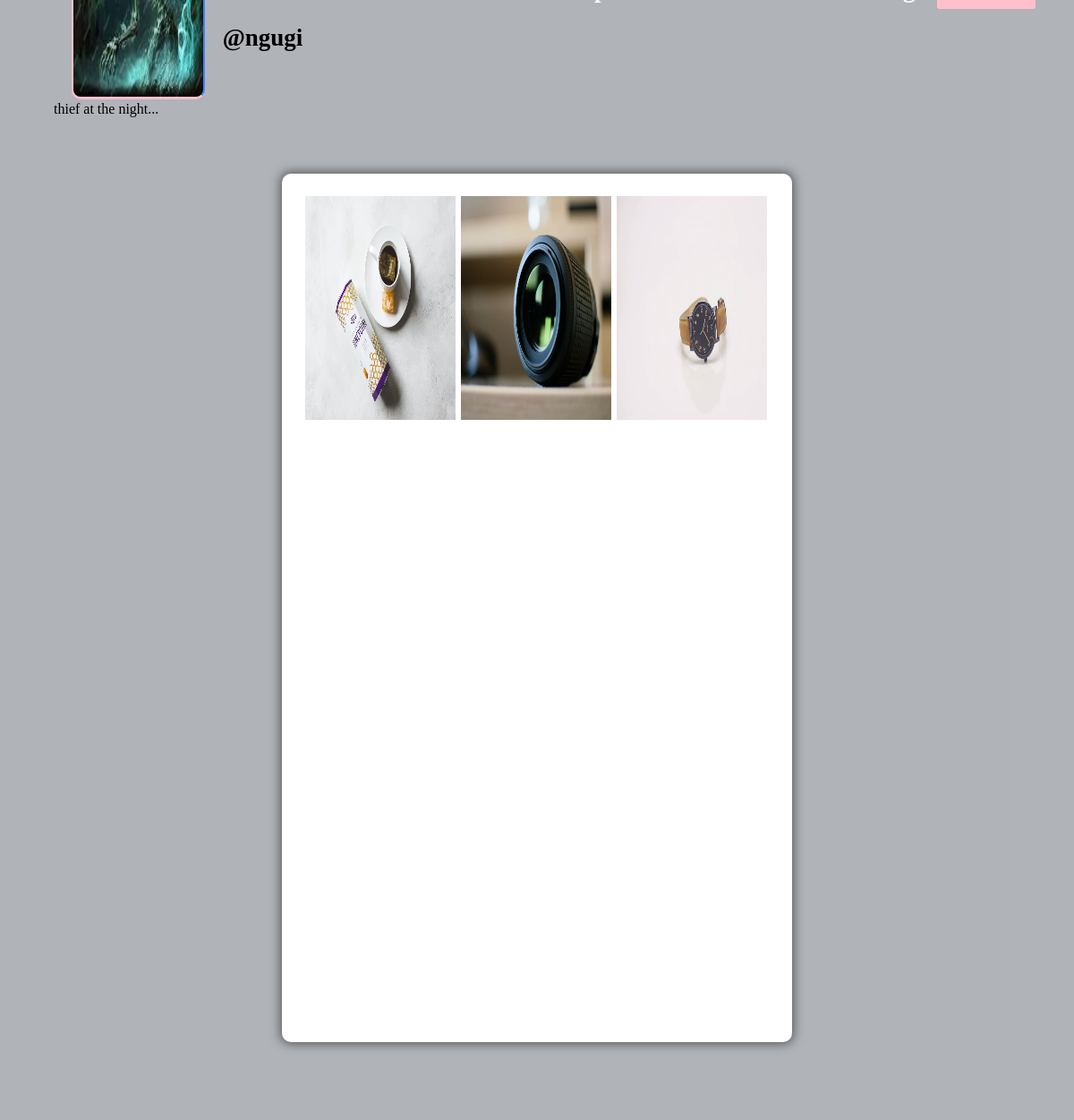
/profile/profile-poster?user=ngugi (signed in), run on the app's committed database.
### core/models.py (models this page shows, shortened)
class Profile (models.Model):
    user = models.ForeignKey(user,on_delete=models.CASCADE)
    id_user = models.IntegerField()
    pro_image = models.ImageField(upload_to='pro_images',default='book-icon.png')
    bio = models.TextField(max_length='1000',blank=True)

class Post(models.Model):
    id = models.UUIDField(primary_key=True,default=uuid.uuid4)
    user = models.CharField(max_length=100)
    user_pro = models.ForeignKey(Profile,on_delete=models.CASCADE)
    image = models.ImageField(upload_to='posts')
    caption = models.TextField(max_length=500)
    created_at = models.DateTimeField(default=datetime.now)
    no_of_like = models.IntegerField(default=0)

### core/views.py (the view)
@login_required(login_url='signin')
def profile_poster(request):
    if_profile_is_for_accountowner = request.user.username
    user_name = request.GET.get('user')
    user = User.objects.get(username=user_name)
    profile = Profile.objects.get(user=user)
    post = Post.objects.filter(user=user_name)
    len_of_posts = len(post)
    follow_unfollow = Follow.objects.filter(follower=if_profile_is_for_accountowner,being_followed=user_name).first()
    followers = Follow.objects.filter(being_followed=user_name)
    account_following = Follow.objects.filter(follower=user_name)
    dic = {
        'len_of_posts':len_of_posts,
        'profile':profile,
        'posts':post,
        'follow':followers,
        'account_following':account_following,
        'name':if_profile_is_for_accountowner,
        'follow_unfollow':follow_unfollow
    }
    return render(request,'poster_profile.html',dic)

### templates/poster_profile.html (shortened to what this page needs)
{% load static %}
<!DOCTYPE html>
<html lang="en">
<head>
    <link rel="stylesheet" href="{% static 'css/main.min.css' %}">
    <link rel="stylesheet" href="{% static 'css/style.css' %}">
    <link rel="stylesheet" href="{% static 'css/color.css' %}">
    <link rel="stylesheet" href="{% static 'css/responsive.css' %}">
</head>
<body>
	<section>
			<div class="feature-photo">
				<figure><img src="{% static 'images/resources/timeline-1.jpg' %}" alt=""></figure>
				<form action="follow" method="Post">
					<div class="add-btn">
					{%if profile.user.username != name%}
					{%if follow_unfollow == None%}
					<a  title="" data-ripple=""><button type="submit" style="background-color: #ffc0cb; border: #ffc0cb;">Follow</button></a>
					{%else%}
					<a  title="" data-ripple=""><button type="submit" style="background-color: #ffc0cb; border: #ffc0cb;">unfollow</button></a>
					{%endif%}
					{%endif%}
				</div>
				</form>
				<div class="container-fluid">
					<div class="row merged">
						<div class="col-lg-2 col-sm-3">
							<div class="user-avatar">
								<figure>
									<img src="{{profile.pro_image.url}}" style="height: 250px; width: 100%;" alt="">
								</figure>
							</div>
						</div>
						<div class="col-lg-10 col-sm-9">
							<div class="timeline-info">
								<ul>
									<li class="admin-name">
									  <h5 style="color: black;white-space: nowrap; width: 110px; font-size: 27px;"><b>@{{profile.user}}</b><i class="fa fa-check-circle" style="color: #48dbfb;" aria-hidden="true"></i></h5>
									  <a href="index"><i class="fa fa-home" style="font-size:24px"></i></a>
									</li>
								</ul>
							</div>
						</div>
					</div>
				</div>
			</div>
		</section>
		<section>
			<div class="bio">
				{{profile.bio}}
			</div>
		</section>
	<section>
		<div class="gap gray-bg">
			<div class="container-fluid">
				<div class="row">
					<div class="col-lg-12">
						<div class="row" id="page-contents">
							<div class="col-lg-3">
								<aside class="sidebar static">
								</aside>
							</div>
							<div class="col-lg-6">
								<div class="central-meta">
									<ul class="photos">
					                    {%for post in posts%}
										<li>
											<a  class="strip" href="post?poster={{profile.user.username}}" title="" data-strip-group="mygroup" data-strip-group-options="loop: false">
												<img src="{{post.image.url}}" style="height: 250px; width: 300px;" alt=""></a>
										</li>
										{%endfor%}
									</ul>
								</div>
							</div>
							<div class="col-lg-3">
								<aside class="sidebar static">
								</aside>
							</div>
						</div>
					</div>
				</div>
			</div>
		</div>
	</section>
</body>
</html>

### static/css/color.css (style rules this page uses)
#nprogress .bar, .timeline-info > ul li a::before, .add-btn > a, .activitiez > li::before, form button, .colla-apps > li a:hover, a.underline:before, .setting-row input:checked + label, .user-avatar:hover .edit-phto, .error-meta > a, .color-bg, .add-butn, .nav.nav-tabs.likes-btn > li a.active, a.dislike-btn, .drop > a:hover, .btn-view.btn-load-more:hover, .accordion .card h5 button[aria-expanded="true"], .chat-head, .f-page > figure em, .inbox-panel-head > ul > li > a, .nav-tabs--left .nav-link.active, .nav-tabs--left .nav-link.active:hover, footer .widget-title h4::before, #topcontrol, .sidebar .widget-title::before, .f-title::before, .g-post-classic > figure > i::after, .purify > a, .help-list > a:hover, .open-position::before, .info > a, .category-box:hover, .category-box.selected, a.main-btn, .section-heading::before, .getquot-baner, .more-branches > h4::before, .is-helpful > a, .cart-optionz > li > a:hover, .paginationz > li a:hover, .paginationz > li a.active, .shopping-cart, a.btn2:hover, .form-submit > input[type="submit"], button.submit-checkout, .delete-cart:hover, .proceed .button, .amount-area .update-cart, a.addnewforum, .apply-bttons > a { background: orange; }
.timeline-info > ul li a:after { border-bottom-color: orange; }

### static/css/responsive.css (style rules this page uses)
@media screen and (max-width: 1281px) and (min-width: 1024px) { .photos > li { min-width: 32.2%; width: 32.2%; } }
@media screen and (max-width: 1281px) and (min-width: 1024px) { .timeline-info { line-height: 51px; } }
@media screen and (max-width: 1281px) and (min-width: 1024px) { .timeline-info .admin-name > h5 { font-size: 20px; } }
@media screen and (max-width: 1281px) and (min-width: 1024px) { .user-avatar { width: 80.2% } }

### data on the page
Profile: pro_image (picture), user "ngugi", bio "thief at the night..."
Post: image (picture)
Post: image (picture)
Post: image (picture)
